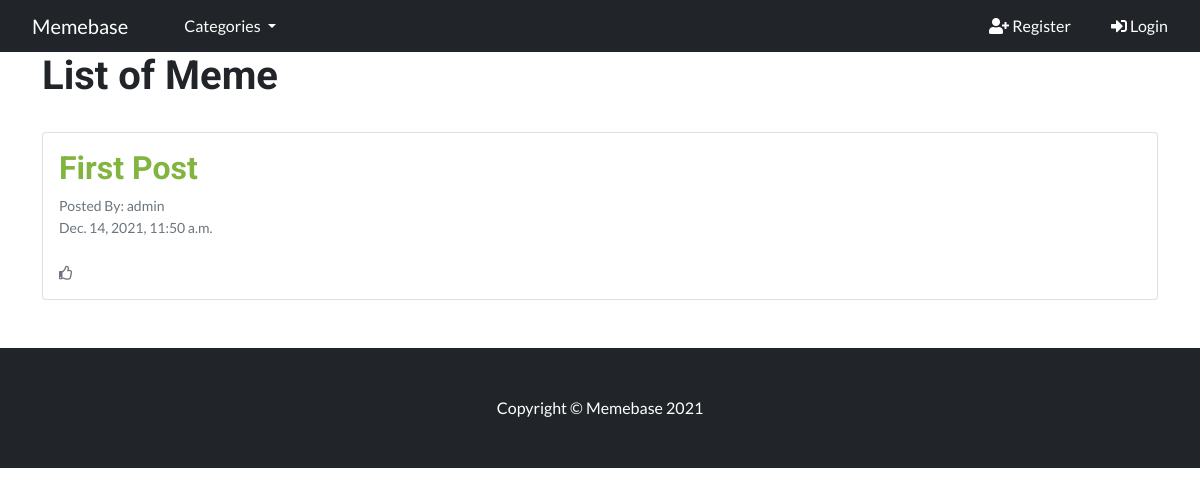
/category/Meme/, run on the app's committed database.
### memeblog/models.py (models this page shows, shortened)
class Post(models.Model):
    title = models.CharField(max_length=200)
    title_tag = models.CharField(max_length=200)
    category = models.CharField(max_length=200)
    author = models.ForeignKey(User, on_delete=models.CASCADE, related_name="blog_posts")
    posted_on = models.DateTimeField(auto_now=True)
    content_image = CloudinaryField('image', default='placeholder')
    likes = models.ManyToManyField(User, related_name='post_likes', blank=True)
    class Meta:
        ordering = ['-posted_on']

### memeblog/views.py (the view)
# urls.py: path('category/<category>/', CategoryView.as_view(), name='category'),
class CategoryView(ListView):
    template_name = 'category_page.html'
    context_object_name = 'catlist'
    def get_queryset(self):
        content = {
            'cat': self.kwargs['category'],
            'posts': Post.objects.filter(category=self.kwargs['category'])
        }
        return content

### memeblog/views.py (called while the page is built)
def category_list(request):
    category_list = Category.objects.all()
    context = {
        'category_list': category_list
    }
    return context

### templates/category_page.html (shortened to what this page needs)
{% extends "base.html" %}
{% block content %}
{% if catlist.posts %}
    <div class="container">
        <div class="row">
            <h1>List of {{ catlist.cat|title }}</h1>
            <div class="col-lg-12 mb-4 mt-4">
                {% for post in catlist.posts %}
                    <div class="card mb-4">
                        <a href="{% url 'post-detail' post.pk %}" class="post-link">
                            <div class="card-body">
                                <h2 class="card-title">{{ post.title }}</h2>
                                <div class="small text-muted">Posted By: {{ post.author }}
                                </div>
                                <div class="small text-muted">{{ post.posted_on }}</div>
                                <div class="small text-muted">{{ post.number_of_likes }}<i class="far fa-thumbs-up"></i></div>
                            </div>
                        </a>
                    </div>
                {% endfor %}
            </div>
        </div>
    </div>
{% else %}
<div class="container">
    <div class="row">
        <h2>Sorry this page does not exsist</h2>
    </div>
</div>
{% endif %}
{% endblock %}

### static/css/style.css (style rules this page uses)
body { font-family: Lato, sans-serif; font-weight: 400; }
.h1, .h2, .h3, .h4, .h5, .h6, h1, h2, h3, h4, h5, h6 { font-family: Roboto, sans-serif; font-weight: bold; }
a { color: #82b440; text-decoration: none; }

### data on the page
Post: title "First Post", author "admin", posted_on "Dec. 14, 2021, 11:50 a.m."

### other printed values
{{ catlist.cat|title }} "Meme"
